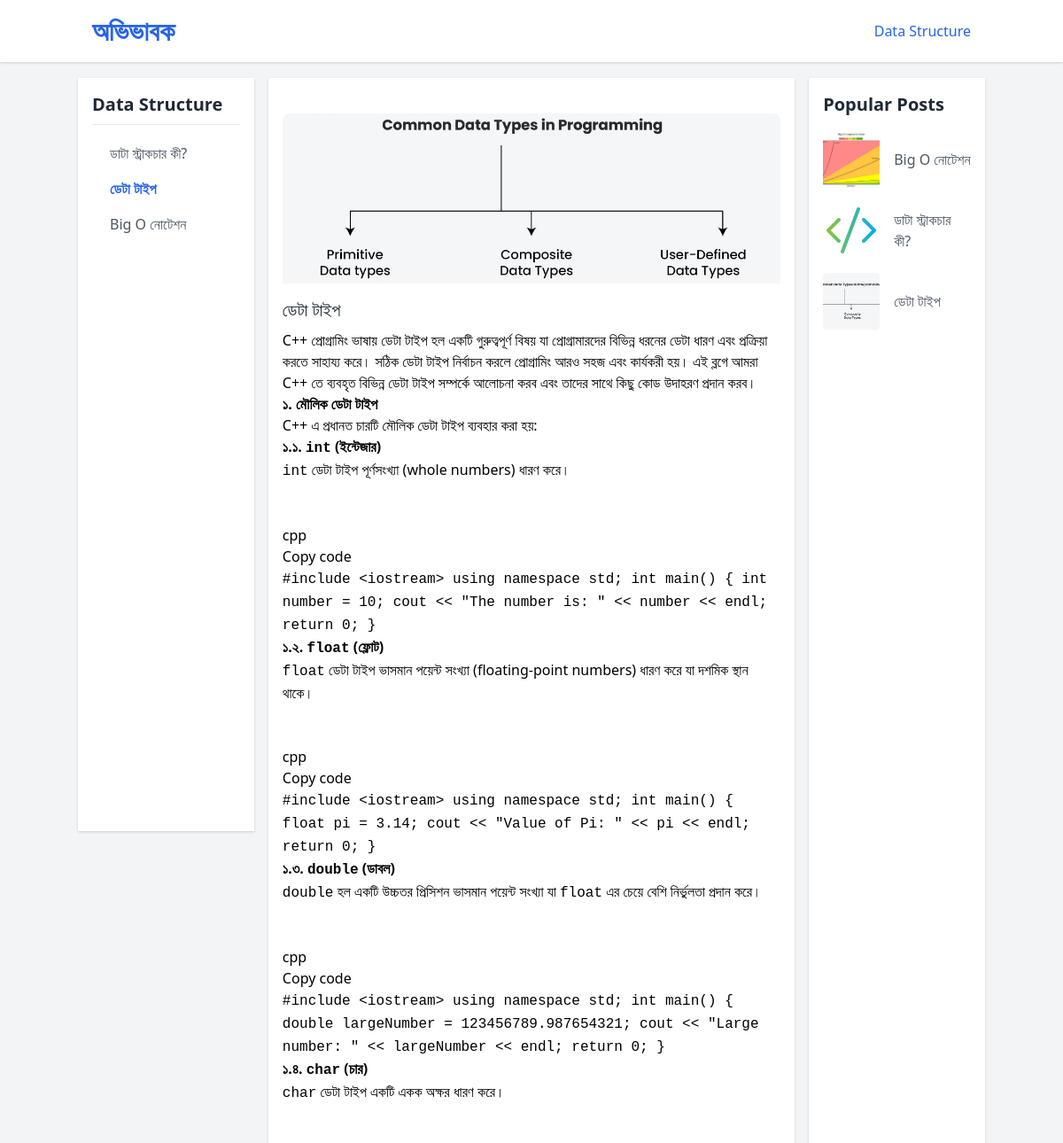
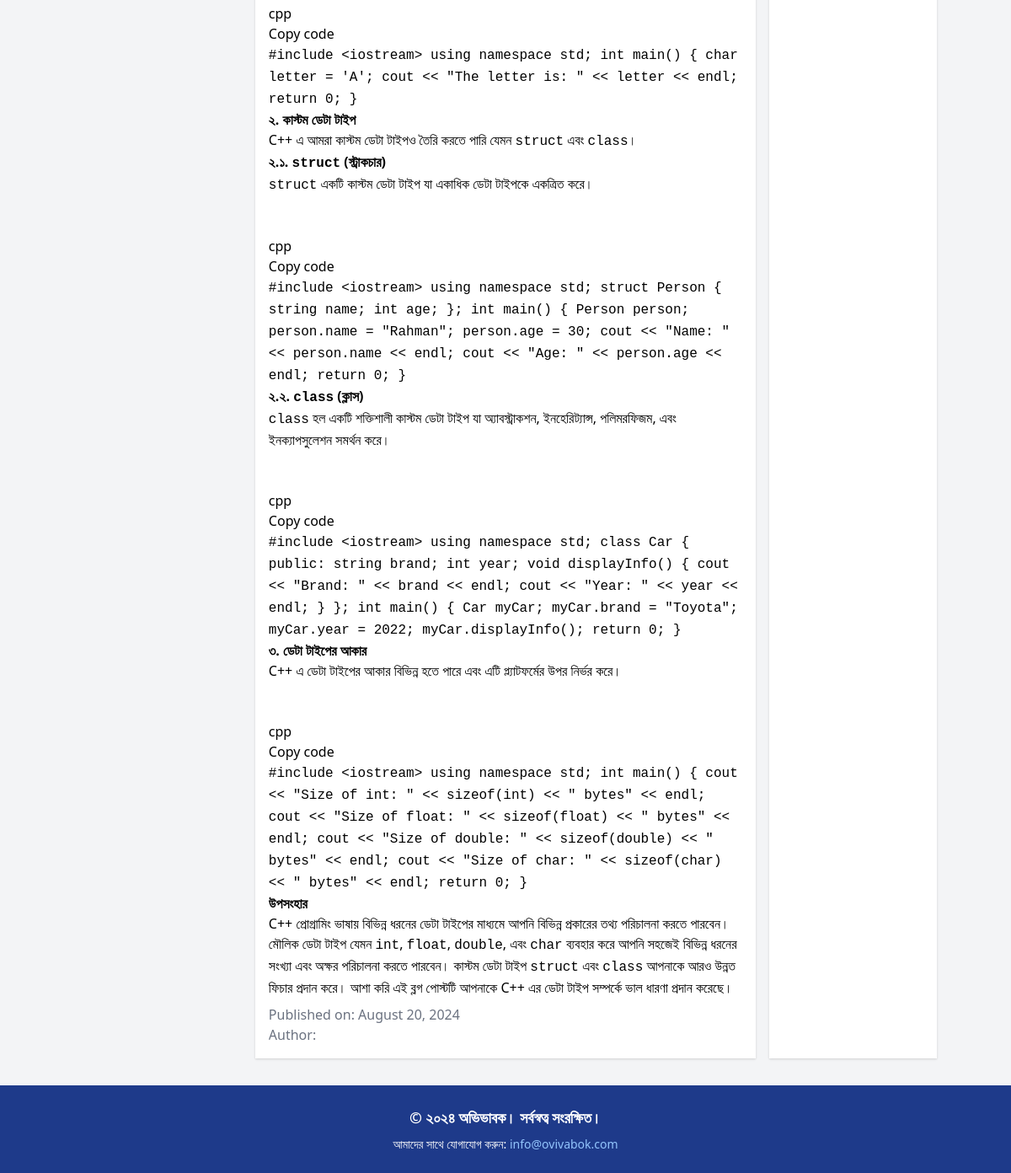
Page /course/1/?tutorial_id=5 on the committed database (2 pictures, top to bottom).
### tutorials/models.py (models this page shows, shortened)
class Course(models.Model):
    course_name = models.CharField(max_length=255)
    course_description = models.TextField()
    course_image = models.ImageField(upload_to='course_images/', blank=True, null=True)
    created_at = models.DateTimeField(auto_now_add=True)
    updated_at = models.DateTimeField(auto_now=True)
    order = models.PositiveIntegerField(default=0)

class Tutorial(models.Model):
    course = models.ForeignKey(Course, on_delete=models.CASCADE)
    tutorial_title = models.CharField(max_length=200)
    tutorial_description = RichTextField()
    tutorial_image = models.ImageField(upload_to='tutorial_images/', null=True, blank=True)
    created_at = models.DateTimeField(auto_now_add=True)
    updated_at = models.DateTimeField(auto_now=True)
    order = models.PositiveIntegerField(default=0)
    views_count = models.PositiveIntegerField(default=0)
    author = models.ForeignKey(settings.AUTH_USER_MODEL, on_delete=models.SET_NULL, null=True, blank=True)
    is_public = models.BooleanField(default=False, blank=True)

### tutorials/views.py (the view)
# urls.py: path('course/<int:course_id>/', views.tutorial_detail, name='tutorial_detail'),
def tutorial_detail(request, course_id):
    course = get_object_or_404(Course, id=course_id)
    tutorial_id = request.GET.get('tutorial_id')
    if tutorial_id:
        tutorial = get_object_or_404(Tutorial, id=tutorial_id, course=course)
        tutorial.views_count += 1
        tutorial.save()
    else:
        tutorial = Tutorial.objects.filter(course=course).order_by('order').first()
    tutorials = Tutorial.objects.filter(course=course).order_by('order')
    courses = Course.objects.all()
    top_tutorials = Tutorial.objects.all().order_by('-views_count')[:5]
    return render(request, 'tutorial_screen.html', {
        'course': course,
        'tutorial': tutorial,
        'tutorials': tutorials,
        'courses': courses,
        'top_tutorials': top_tutorials,
        'current_course_id': course_id  # Add this line
    })

### tutorials/templates/tutorial_screen.html (shortened to what this page needs)
<!DOCTYPE html>
<html lang="en">
<head>
    <link href="https://cdn.jsdelivr.net/npm/tailwindcss@2.1.2/dist/tailwind.min.css" rel="stylesheet">
</head>
<body class="bg-gray-100">
    <header class="bg-white shadow fixed top-0 left-0 w-full z-50">
        <div class="container mx-auto p-4 flex justify-between items-center">
            <a href="{% url 'index' %}" class="text-blue-600 hover:text-blue-800 transition duration-300 ease-in-out">
                <h1 class="text-3xl font-extrabold text-blue-600 leading-tight">
                    অভিভাবক
                </h1>
            </a>
            <nav class="relative hidden lg:flex space-x-6">
                {% for course in courses|slice:":5" %}
                    <a href="{% url 'tutorial_detail' course.id %}"
                       class="{% if course.id == current_course_id %} text-blue-600 font-medium transition duration-300 ease-in-out{% else %} text-gray-600 hover:text-blue-600 font-medium transition duration-300 ease-in-out{% endif %}">
                        {{ course.course_name }}
                    </a>
                {% endfor %}
            </nav>
        </div>
    </header>
    <main class="container mx-auto py-8 flex flex-col lg:flex-row mt-14">
        <aside class="hidden lg:block w-full lg:w-1/5 bg-white p-4 shadow mb-4 lg:mb-0 sticky-column scrollDiv">
            <h2 class="text-xl font-semibold text-gray-800 text-gray-700 mb-2">{{ course.course_name }}</h2>
            <hr />
            <ul class="mt-4 space-y-2">
                {% for tutorial in tutorials %}
                    <li>
                        <a href="{% url 'tutorial_detail' course_id=course.id %}?tutorial_id={{ tutorial.id }}"
                           class="block pl-2 pr-2 pt-1 pb-1 ml-3 rounded-sm
                                  {% if request.GET.tutorial_id|stringformat:"s" == tutorial.id|stringformat:"s" %}
                                      text-blue-600 font-bold
                                  {% else %}
                                      text-gray-600 hover:text-blue-600
                                  {% endif %}
                                  transition duration-300 ease-in-out">
                            {{ tutorial.tutorial_title }}
                        </a>
                    </li>
                {% empty %}
                    <li><span class="text-gray-600">No tutorials available.</span></li>
                {% endfor %}
            </ul>
        </aside>
        <section class="w-full lg:w-3/5 bg-white p-4 mx-0 lg:mx-4 shadow mb-4 lg:mb-0 overflow-x-auto">
            {% if tutorial %}
                <div class="mt-6 bg-white   rounded-lg overflow-x-auto">
                    {% if tutorial.tutorial_image %}
                        <img src="{{ tutorial.tutorial_image.url }}" alt="{{ tutorial.tutorial_title }}" class="w-full h-48 object-cover rounded-t-lg">
                    {% else %}
                        <img src="https://via.placeholder.com/400x250" alt="{{ tutorial.tutorial_title }}" class="w-full h-48 object-cover rounded-t-lg">
                    {% endif %}
                    <div class="mt-4">
                        <h3 class="text-xl font-medium text-gray-800">{{ tutorial.tutorial_title }}</h3>
                        <p class="mt-2 text-gray-600">{{ tutorial.tutorial_description|safe }}</p>
                        <p class="mt-2 text-gray-500">Published on: {{ tutorial.updated_at|date:"F j, Y" }}</p>
                        <p class="text-gray-500">Author: {{ tutorial.author.username }}</p>
            </div>
                    </div>
            {% else %}
                <p class="text-gray-600">No tutorials available for this course.</p>
            {% endif %}
        </section>
        <aside class="w-full lg:w-1/5 bg-white p-4 shadow">
            <h2 class="text-xl font-semibold text-gray-800">Popular Posts</h2>
            <ul class="mt-4 space-y-4">
                {% for top_tutorial in top_tutorials %}
            <li class="flex items-center space-x-4">
                {% if top_tutorial.tutorial_image %}
                    <img src="{{ top_tutorial.tutorial_image.url }}" alt="{{ top_tutorial.tutorial_title }}" class="w-16 h-16 object-cover rounded">
                {% else %}
                    <img src="https://via.placeholder.com/64x64" alt="{{ top_tutorial.tutorial_title }}" class="w-16 h-16 object-cover rounded">
                {% endif %}
                <a href="{% url 'tutorial_detail' course_id=top_tutorial.course.id %}?tutorial_id={{ top_tutorial.id }}" class="text-gray-600 hover:text-gray-900">
                    {{ top_tutorial.tutorial_title }}
                </a>
            </li>
        {% empty %}
            <li><span class="text-gray-600">No popular tutorials at the moment.</span></li>
        {% endfor %}
            </ul>
        </aside>
    </main>
    <footer class="bg-blue-900 text-white py-6">
        <div class="container mx-auto text-center footer-content">
            <p class="text-lg font-semibold mb-2">© ২০২৪ অভিভাবক। সর্বস্বত্ব সংরক্ষিত।</p>
            <p class="text-sm">আমাদের সাথে যোগাযোগ করুন: <a href="mailto:info@ovivabok.com" class="text-blue-300 hover:text-blue-500">info@ovivabok.com</a></p>
        </div>
    </footer>
</body>
</html>

### tutorials/templates/tutorial_screen.html (style rules this page uses)
.scrollDiv { max-height: 850px; overflow-y: auto; scroll-behavior: smooth; }
.scrollDiv { -ms-overflow-style: none; }
.sticky-column { position: -webkit-sticky; position: sticky; top: 4rem; z-index: 10; background-color: white; }
html, body { height: 100%; margin: 0; }
body { display: flex; flex-direction: column; }
footer { margin-top: auto; }

### rows in the picture
Course: course_name "Data Structure"
Tutorial: tutorial_title "ডাটা স্ট্রাকচার কী?", tutorial_image (picture)
Tutorial: tutorial_title "ডেটা টাইপ", tutorial_image (picture), tutorial_description "C++ প্রোগ্রামিং ভাষায় ডেটা টাইপ হল একটি গুরুত্বপূর্ণ বিষয় যা প্রোগ্রামারদের বিভিন্ন ধরনের ডেটা ধারণ এবং প্রক্রিয়া করতে সাহায্য করে। সঠিক ডেটা টাইপ নির্বাচন করলে প্রোগ্রামিং আরও সহজ এবং কার্যকরী হয়। এই ব্লগে আমরা C++ তে ব্যবহৃত বিভিন্ন ডেটা টাইপ সম্পর্কে আলোচনা করব এবং তাদের সাথে কিছু কোড উদাহরণ প্রদান করব। ১. মৌলিক ডেটা টাইপ C++ এ প্রধানত চারটি মৌলিক ডেটা টাইপ ব্যবহার করা হয়: ১.১. int (ইন্টেজার) int ডেটা টাইপ পূর্ণসংখ্যা (whole numbers) ধারণ করে। cpp Copy code #include <iostream> using namespace std; int main() { int number = 10; cout << \"The number is: \" << number << endl; return 0; } ১.২. float (ফ্লোট) float ডেটা টাইপ ভাসমান পয়েন্ট সংখ্যা (floating-point numbers) ধারণ করে যা দশমিক…", updated_at "August 20, 2024"
Tutorial: tutorial_title "Big O নোটেশন", tutorial_image (picture)
